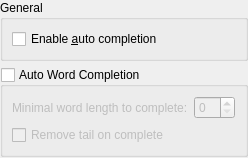
<?xml version="1.0" encoding="UTF-8"?>
<ui version="4.0">
 <class>CompletionConfigTab</class>
 <widget class="QWidget" name="CompletionConfigTab">
  <layout class="QVBoxLayout" name="verticalLayout">
   <property name="margin">
    <number>0</number>
   </property>
   <item>
    <widget class="QGroupBox" name="gbGeneral">
     <property name="title">
      <string>General</string>
     </property>
     <layout class="QVBoxLayout">
      <item>
       <widget class="QCheckBox" name="chkAutoCompletionEnabled">
        <property name="text">
         <string>Enable &amp;auto completion</string>
        </property>
       </widget>
      </item>
     </layout>
    </widget>
   </item>
   <item>
    <widget class="QGroupBox" name="gbWordCompletion">
     <property name="title">
      <string>Auto Word Completion</string>
     </property>
     <property name="checkable">
      <bool>true</bool>
     </property>
     <property name="checked">
      <bool>false</bool>
     </property>
     <layout class="QVBoxLayout" name="verticalLayout_2">
      <item>
       <layout class="QHBoxLayout" name="horizontalLayout">
        <item>
         <widget class="QLabel" name="label">
          <property name="text">
           <string>Minimal word length to complete:</string>
          </property>
         </widget>
        </item>
        <item>
         <widget class="QSpinBox" name="minimalWordLength"/>
        </item>
        <item>
         <spacer name="horizontalSpacer">
          <property name="orientation">
           <enum>Qt::Horizontal</enum>
          </property>
          <property name="sizeHint" stdset="0">
           <size>
            <width>1</width>
            <height>0</height>
           </size>
          </property>
         </spacer>
        </item>
       </layout>
      </item>
      <item>
       <widget class="QCheckBox" name="removeTail">
        <property name="toolTip">
         <string>Remove tail of a previous word when completion item chosen from a list</string>
        </property>
        <property name="text">
         <string>Remove tail on complete</string>
        </property>
       </widget>
      </item>
     </layout>
    </widget>
   </item>
   <item>
    <spacer name="verticalSpacer">
     <property name="orientation">
      <enum>Qt::Vertical</enum>
     </property>
     <property name="sizeHint" stdset="0">
      <size>
       <width>0</width>
       <height>1</height>
      </size>
     </property>
    </spacer>
   </item>
  </layout>
 </widget>
 <resources/>
 <connections/>
</ui>
